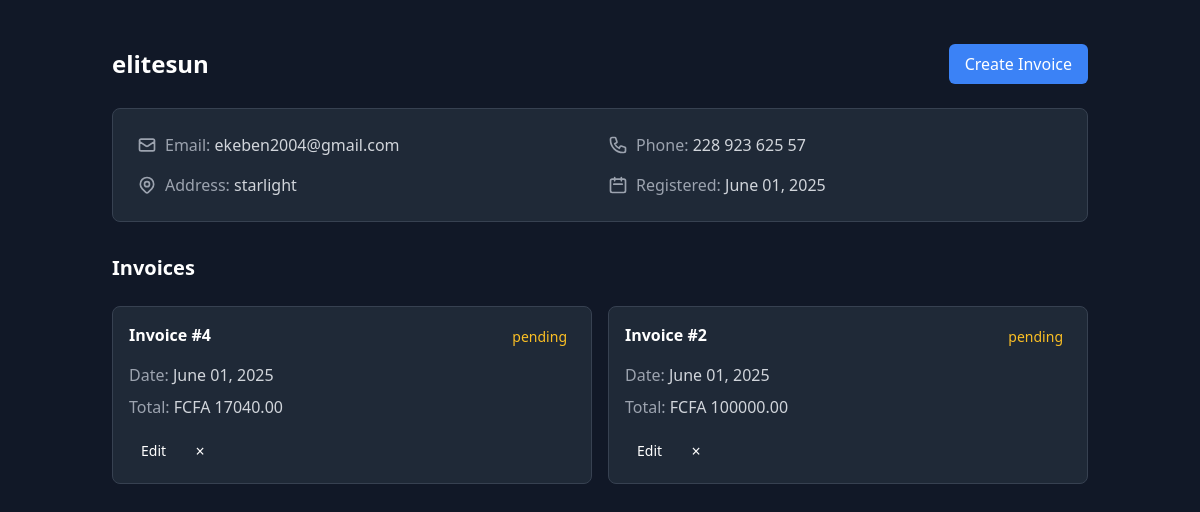
Page /clients/1/ on the committed database.
### EasyBill/models.py (models this page shows, shortened)
class Client(models.Model):
    name = models.CharField(max_length=255)
    email = models.EmailField(unique=True, blank=True, null=True)
    phone = models.CharField(max_length=20)
    address = models.TextField()
    creation_date = models.DateTimeField(auto_now_add=True)
    class Meta:
        ordering = ['-creation_date']

class Invoice(models.Model):
    class Status(models.TextChoices):
        PAID = 'paid', 'paid'
        UNPAID = 'unpaid', 'unpaid'
        PENDING = 'pending', 'pending'
    client = models.ForeignKey('Client', on_delete=models.CASCADE, related_name='invoices')
    invoice_date = models.DateTimeField(auto_now_add=True)
    status = models.CharField(max_length=20, choices=Status.choices, default=Status.PENDING)
    total = models.DecimalField(max_digits=10, decimal_places=2, default=Decimal('0.00'), editable=False)
    description = models.TextField(blank=True , default="")
    tax = models.DecimalField(max_digits=5, decimal_places=2, default=Decimal('0.00'), validators=[MinValueValidator(Decimal('0.00')), MaxValueValidator(Decimal('100.00'))], help_text="Tax percentage (0-100)")
    discount = models.DecimalField(max_digits=5, decimal_places=2, default=Decimal('0.00'), validators=[MinValueValidator(Decimal('0.00')), MaxValueValidator(Decimal('100.00'))], help_text="Discount percentage (0-100)")
    items = models.JSONField(default=list)  # Structure: [{"name": "Item 1", "quantity": 1, "unit_price": "10.00"}]
    class Meta:
        ordering = ['-invoice_date']
        indexes = [models.Index(fields=['-invoice_date']), models.Index(fields=['status'])]

### EasyBill/views.py (the view)
# urls.py: path('clients/<int:client_id>/', client_detail, name='client_detail'),
def client_detail(request, client_id):
    client = Client.objects.get(id=client_id)
    invoices = Invoice.objects.filter(client=client)
    return render(request, 'client_detail.html', {'client': client, 'invoices': invoices})

### templates/client_detail.html (shortened to what this page needs)
{% extends 'base.html' %}
{% block content %}
<div class="container mx-auto p-6">
    <div class="flex justify-between items-center mb-6">
        <h1 class="text-2xl font-bold text-white">{{ client.name }}</h1>
        <a href="{% url 'create_invoice' %}" class="bg-blue-500 text-white px-4 py-2 rounded-md hover:bg-blue-600 font-medium">Create Invoice</a>
    </div>
    <div class="bg-gray-800 border border-gray-700 p-6 rounded-lg mb-8">
        <div class="grid grid-cols-1 md:grid-cols-2 gap-4">
            <div class="flex items-center space-x-2">
                <svg class="w-5 h-5 text-gray-400" fill="none" stroke="currentColor" viewBox="0 0 24 24">
                    <path stroke-linecap="round" stroke-linejoin="round" stroke-width="2" d="M3 8l7.89 5.26a2 2 0 002.22 0L21 8M5 19h14a2 2 0 002-2V7a2 2 0 00-2-2H5a2 2 0 00-2 2v10a2 2 0 002 2z"/>
                </svg>
                <p class="text-gray-300"><span class="text-gray-400">Email:</span> {{ client.email|default:"Not provided" }}</p>
            </div>
            <div class="flex items-center space-x-2">
                <p class="text-gray-300"><span class="text-gray-400">Phone:</span> {{ client.phone }}</p>
            </div>
            <div class="flex items-center space-x-2">
                <p class="text-gray-300"><span class="text-gray-400">Address:</span> {{ client.address }}</p>
            </div>
            <div class="flex items-center space-x-2">
                <svg class="w-5 h-5 text-gray-400" fill="none" stroke="currentColor" viewBox="0 0 24 24">
                    <path stroke-linecap="round" stroke-linejoin="round" stroke-width="2" d="M8 7V3m8 4V3m-9 8h10M5 21h14a2 2 0 002-2V7a2 2 0 00-2-2H5a2 2 0 00-2 2v12a2 2 0 002 2z"/>
                </svg>
                <p class="text-gray-300"><span class="text-gray-400">Registered:</span> {{ client.creation_date|date:"F d, Y" }}</p>
            </div>
        </div>
    </div>
    <div class="flex justify-between items-center mb-6">
        <h2 class="text-xl font-semibold text-white">Invoices</h2>
    </div>
    {% if invoices %}
        <div class="flex flex-wrap gap-4">
            {% for invoice in invoices %}
                <div class="bg-gray-800 border border-gray-700 p-4 rounded-lg flex-1 min-w-[300px] max-w-[400px] hover:bg-gray-700 transition-colors">
                    <div class="flex justify-between items-start mb-3">
                        <h3 class="font-semibold text-white">Invoice #{{ invoice.id }}</h3>
                        <span class="px-2 py-1 rounded text-sm font-medium
                            {% if invoice.status == 'paid' %}bg-green-500/20 text-green-400
                            {% elif invoice.status == 'pending' %}bg-yellow-500/20 text-yellow-400
                            {% else %}bg-red-500/20 text-red-400{% endif %}">
                            {{ invoice.get_status_display }}
                        </span>
                    </div>
                    <div class="space-y-2 mb-4">
                        <p class="text-gray-400">Date: <span class="text-gray-300">{{ invoice.invoice_date|date:"F d, Y" }}</span></p>
                        <p class="text-gray-400">Total: <span class="text-gray-300">FCFA {{ invoice.total }}</span></p>
                    </div>
                    <div class="flex items-center gap-2">
                        <a href="{% url 'edit_invoice' invoice.id %}" class="bg-blue-500/70 hover:bg-blue-500 text-white px-3 py-1.5 rounded text-sm font-medium transition-colors">Edit</a>
                        <form method="post" action="{% url 'delete_invoice' invoice.id %}" class="inline" onsubmit="return confirm('Delete invoice #{{ invoice.id }}?');">
                            <button type="submit" class="bg-red-500/70 hover:bg-red-500 text-white w-7 h-7 rounded flex items-center justify-center transition-colors">×</button>
                        </form>
                    </div>
                </div>
            {% endfor %}
        </div>
    {% else %}
        <p class="text-gray-400 text-center py-8">No invoices for this client yet.</p>
    {% endif %}
</div>
{% endblock %}

### static/styles.css (style rules this page uses)
:root { --dark-bg: #1a1d21; --text-primary: #ffffff; --text-secondary: #8b8b8b; --accent-green: #00ff9d; --accent-purple: #a855f7; --accent-blue: #00e5ff; --card-bg: rgba(255, 255, 255, 0.45); --card-border: rgba(255, 255, 255, 0.35); --hover-bg: rgba(255, 255, 255, 0.5); }
body { background-color: var(--dark-bg); color: var(--text-primary); font-family: 'Inter', sans-serif; margin: 0; padding: 20px; }

### templates/base.html (style rules this page uses)
body { background-color: #111827; }
html { scroll-behavior: smooth; }

### rows in the picture
Client: name "elitesun", email "ekeben2004@gmail.com", phone "228 923 625 57", address "starlight", creation_date "June 01, 2025"
Invoice: id "4", status "pending", invoice_date "June 01, 2025", total "17040.00"
Invoice: id "2", status "pending", invoice_date "June 01, 2025", total "100000.00"
